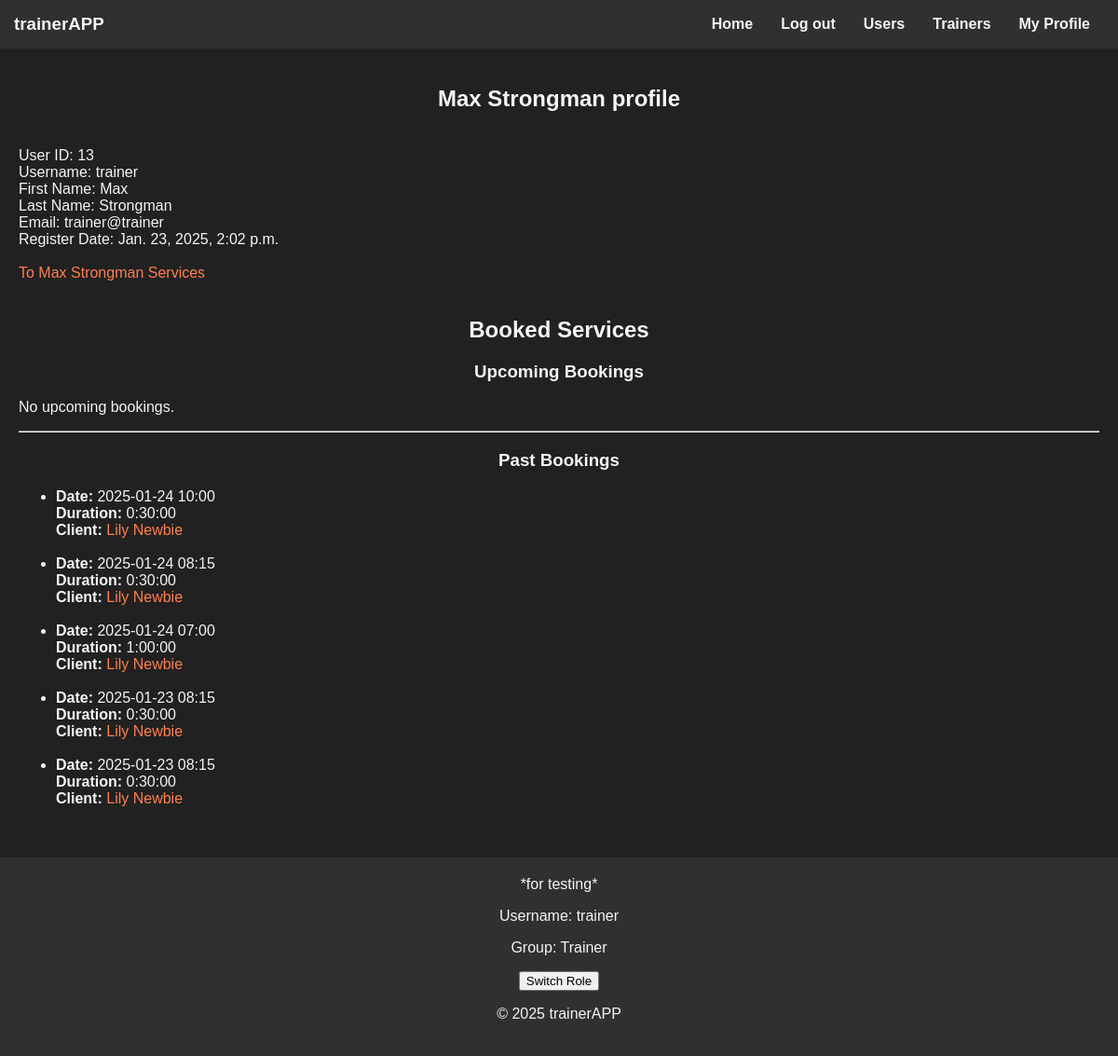
Before: /users/13/ (signed in) with the older database file.
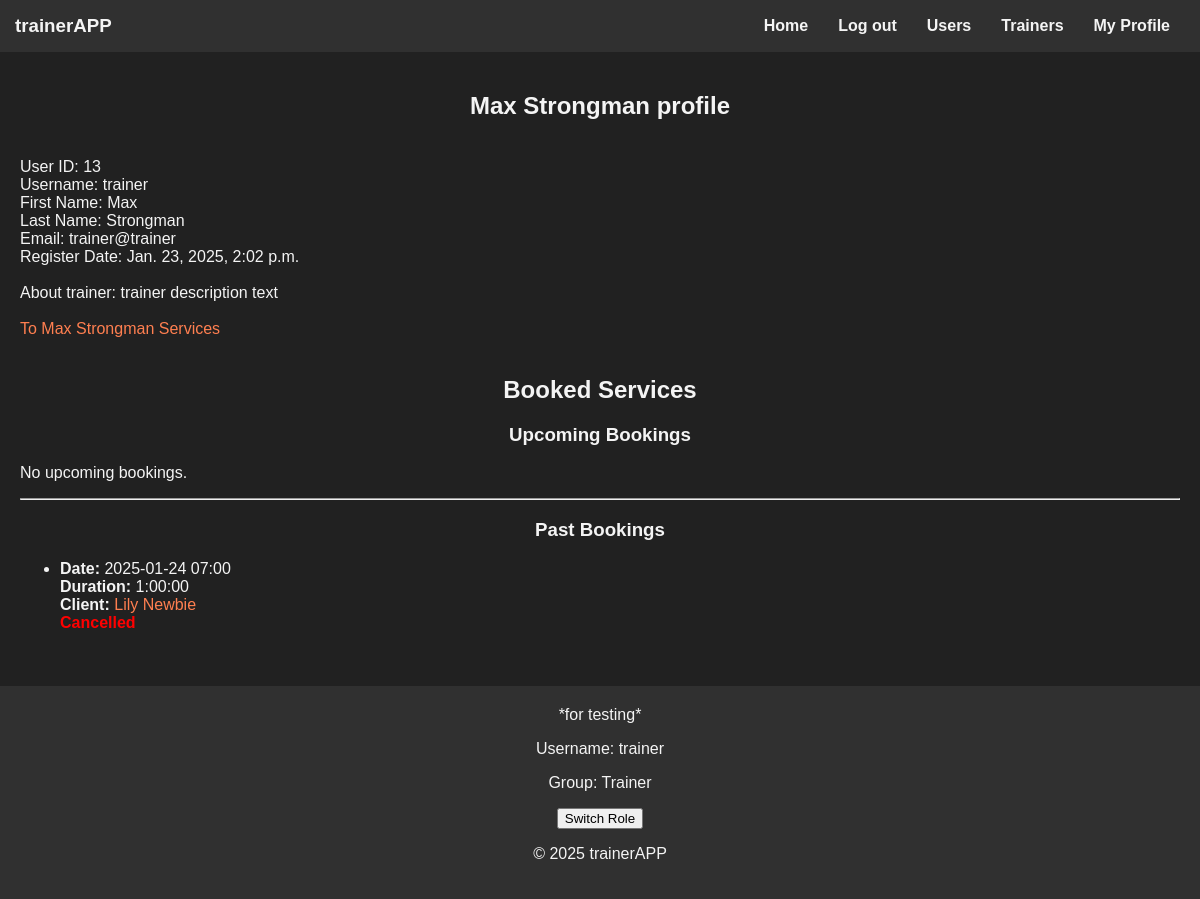
After: the same page with the newer database file.
### booking/models.py (models this page shows)
class Booking(models.Model):
    user = models.ForeignKey(User, on_delete=models.CASCADE, related_name='bookings_as_user')
    trainer = models.ForeignKey(User, on_delete=models.CASCADE, related_name='bookings_as_trainer')
    datetime_start = models.DateTimeField()
    datetime_end = models.DateTimeField()
    service = models.ForeignKey(Service, on_delete=models.CASCADE)
    status = models.BooleanField(default=False)

### trainer/models.py (models this page shows)
class Service(models.Model):
    LEVEL_CHOICES = [(1, "Novice"),
                     (2, "Medium"),
                     (3, "Advanced"), ]
    category = models.ForeignKey(Category, on_delete=models.CASCADE)
    trainer = models.ForeignKey(User, on_delete=models.CASCADE)
    price = models.FloatField()
    level = models.IntegerField(choices=LEVEL_CHOICES)
    duration = models.DurationField()

class TrainerDescription(models.Model):
    text = models.TextField()
    trainer = models.ForeignKey(User, on_delete=models.CASCADE)

### users/views.py (the view, shortened to what this page needs)
# urls.py: path("<int:user_id>/", views.user_details, name="user_details"),
def user_details(request, user_id):
    user = User.objects.get(pk=user_id)
    if user.groups.filter(name="Trainer").exists():
        bookings = Booking.objects.filter(trainer_id=user_id).select_related("service", "service__category",
                                                                             "service__trainer")
    else:
        bookings = Booking.objects.filter(user_id=user_id).select_related("service", "service__category",
                                                                          "service__trainer")
    now = timezone.now()
    future_bookings = bookings.filter(datetime_start__gte=now).order_by("datetime_start")
    past_bookings = bookings.filter(datetime_end__lt=now).order_by("-datetime_end")
    trainer_description = None
    trainer_services_exists = False
    if user.groups.filter(name="Trainer").exists():
        trainer_description = TrainerDescription.objects.filter(trainer_id=user.id).first()
        trainer_services_exists = trainer.models.Service.objects.filter(trainer_id=user.id).exists()
    return render(request, "user_page.html", {"user": user,
                                              "future_bookings": future_bookings,
                                              "past_bookings": past_bookings,
                                              "trainer_description": trainer_description,
                                              "trainer_services_exists": trainer_services_exists})

### templates/user_page.html (shortened to what this page needs)
{% extends "base.html" %}
{% block content %}
    <h2>{{ user.first_name }} {{ user.last_name }} profile</h2>
    {% if user == request.user %}
        <br>User ID: {{ user.id }}
        <br>Username: {{ user.username }}
    {% endif %}
    <br>First Name: {{ user.first_name }}
    <br>Last Name: {{ user.last_name }}
    {% if user == request.user %}
        <br>Email: {{ user.email }}
    {% endif %}
    <br>Register Date: {{ user.date_joined }}
    {% if trainer_description %}
        <br><br>About trainer: {{ trainer_description.text }}
    {% endif %}
    {% if trainer_services_exists %}
        <br><br><a href="{% url 'trainer:trainer_detail' user.id %}">To {{ user.first_name }} {{ user.last_name }} Services</a>
    {% endif %}
    {% if user == request.user %}
        <br><br><h2>Booked Services</h2>
        <h3>Upcoming Bookings</h3>
        {% if future_bookings %}
            <ul>
                {% for booking in future_bookings %}
                    <li>
                        <strong>Date:</strong> {{ booking.datetime_start|date:"Y-m-d H:i" }}<br>
                        <strong>Duration:</strong> {{ booking.service.duration }}<br>
                        {% if trainer_services_exists %}
                            <strong>Client:</strong>
                            <a href="{% url 'users:user_details' user_id=booking.user.id %}">
                                {{ booking.user.first_name }} {{ booking.user.last_name }}
                            </a>
                        {% else %}
                            <strong>Trainer:</strong>
                            <a href="{% url 'trainer:trainer_detail' trainer_id=booking.service.trainer_id %}">
                                {{ booking.service.trainer.first_name }} {{ booking.service.trainer.last_name }}
                            </a>
                        {% endif %}
                        {% if booking.status == False %}
                            <br><span style="color: red; font-weight: bold;">Cancelled</span>
                        {% else %}
                            <form method="POST" action="">
                                {% csrf_token %}
                                <input type="hidden" name="booking_id" value="{{ booking.id }}">
                                <button type="submit" class="btn btn-danger">Cancel Booking</button>
                            </form>
                        {% endif %}
                    </li>
                    <br>
                {% endfor %}
            </ul>
        {% else %}
            <p>No upcoming bookings.</p>
        {% endif %}
        <hr>
        <h3>Past Bookings</h3>
        {% if past_bookings %}
            <ul>
                {% for booking in past_bookings %}
                    <li>
                        <strong>Date:</strong> {{ booking.datetime_start|date:"Y-m-d H:i" }}<br>
                        <strong>Duration:</strong> {{ booking.service.duration }}<br>
                        {% if trainer_services_exists %}
                            <strong>Client:</strong>
                            <a href="{% url 'users:user_details' user_id=booking.user.id %}">
                                {{ booking.user.first_name }} {{ booking.user.last_name }}
                            </a>
                        {% else %}
                            <strong>Trainer:</strong>
                            <a href="{% url 'trainer:trainer_detail' trainer_id=booking.service.trainer_id %}">
                                {{ booking.service.trainer.first_name }} {{ booking.service.trainer.last_name }}
                            </a>
                        {% endif %}
                        {% if booking.status == False %}
                            <br><span style="color: red; font-weight: bold;">Cancelled</span>
                        {% endif %}
                    </li>
                    <br>
                {% endfor %}
            </ul>
        {% else %}
            <p>No past bookings.</p>
        {% endif %}
    {% endif %}
{% endblock %}

Changed rows visible on the page:
removed Booking: datetime_start "2025-01-24 10:00", service.duration "0:30:00", user.first_name "Lily", user.last_name "Newbie"
removed Booking: datetime_start "2025-01-24 08:15", service.duration "0:30:00", user.first_name "Lily", user.last_name "Newbie"
removed Booking: datetime_start "2025-01-23 08:15", service.duration "0:30:00", user.first_name "Lily", user.last_name "Newbie"
removed Booking: datetime_start "2025-01-23 08:15", service.duration "0:30:00", user.first_name "Lily", user.last_name "Newbie"
added TrainerDescription: text "trainer description text"
changed Booking "Lily": now shows "Cancelled"
Other visible differences:
text now shown: "About trainer:"
